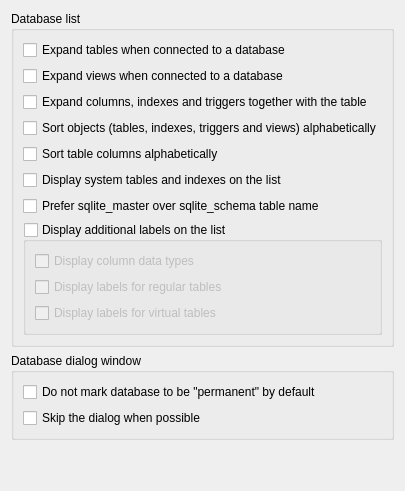
         <widget class="QWidget" name="databaseListPage">
          <layout class="QVBoxLayout" name="verticalLayout_36">
           <item>
            <widget class="QGroupBox" name="dbListGroup">
             <property name="title">
              <string>Database list</string>
             </property>
             <layout class="QGridLayout" name="gridLayout">
              <item row="1" column="0">
               <widget class="QCheckBox" name="expandTablesCheck">
                <property name="text">
                 <string>Expand tables when connected to a database</string>
                </property>
                <property name="cfg" stdset="0">
                 <string notr="true">DbList.ExpandTables</string>
                </property>
               </widget>
              </item>
              <item row="7" column="0">
               <widget class="QCheckBox" name="prefMasterOverSchemaCheck">
                <property name="toolTip">
                 <string>&lt;html&gt;&lt;head/&gt;&lt;body&gt;&lt;p&gt;By default, the database schema is accessed using the &lt;span style=&quot; font-family:'Courier New';&quot;&gt;sqlite_schema&lt;/span&gt; table name.&lt;br/&gt;Older SQLite versions used the &lt;span style=&quot; font-family:'Courier New';&quot;&gt;sqlite_master&lt;/span&gt; name, which is still supported as an alias.&lt;br/&gt;You can switch here to use the legacy name instead.&lt;/p&gt;&lt;/body&gt;&lt;/html&gt;</string>
                </property>
                <property name="text">
                 <string>Prefer sqlite_master over sqlite_schema table name</string>
                </property>
                <property name="cfg" stdset="0">
                 <string notr="true">General.PreferMasterOverSchema</string>
                </property>
               </widget>
              </item>
              <item row="5" column="0">
               <widget class="QCheckBox" name="sortColumns">
                <property name="toolTip">
                 <string>If switched off, then columns will be sorted in the order they are typed in CREATE TABLE statement.</string>
                </property>
                <property name="text">
                 <string>Sort table columns alphabetically</string>
                </property>
                <property name="cfg" stdset="0">
                 <string notr="true">DbList.SortColumns</string>
                </property>
               </widget>
              </item>
              <item row="3" column="0">
               <widget class="QCheckBox" name="expandColsIdxTrigCheck">
                <property name="toolTip">
                 <string>Expanding a table or view also expands the Columns, Indexes and Triggers nodes to show their contents.</string>
                </property>
                <property name="text">
                 <string>Expand columns, indexes and triggers together with the table</string>
                </property>
                <property name="cfg" stdset="0">
                 <string notr="true">DbList.ExpandSubNodes</string>
                </property>
               </widget>
              </item>
              <item row="4" column="0">
               <widget class="QCheckBox" name="sortObjects">
                <property name="toolTip">
                 <string>If this option is switched off, then objects will be sorted in order they appear in sqlite_master table (which is in order they were created)</string>
                </property>
                <property name="text">
                 <string>Sort objects (tables, indexes, triggers and views) alphabetically</string>
                </property>
                <property name="cfg" stdset="0">
                 <string notr="true">DbList.SortObjects</string>
                </property>
               </widget>
              </item>
              <item row="8" column="0">
               <widget class="QGroupBox" name="addLabelsGroup">
                <property name="toolTip">
                 <string>&lt;p&gt;Additional labels are those displayed next to the names on the databases list (they are blue, unless configured otherwise). Enabling this option will result in labels for databases, invalid databases and aggregated nodes (column group, index group, trigger group). For more labels see options below.&lt;p&gt;</string>
                </property>
                <property name="title">
                 <string>Display additional labels on the list</string>
                </property>
                <property name="checkable">
                 <bool>true</bool>
                </property>
                <property name="checked">
                 <bool>false</bool>
                </property>
                <property name="cfg" stdset="0">
                 <string notr="true">DbList.ShowDbTreeLabels</string>
                </property>
                <layout class="QVBoxLayout" name="verticalLayout_20">
                 <item>
                  <widget class="QCheckBox" name="columnTypeLabelsCheck">
                   <property name="toolTip">
                    <string>&lt;html&gt;&lt;head/&gt;&lt;body&gt;&lt;p&gt;Shows data type next to the column when Columns node is expanded.&lt;/p&gt;&lt;/body&gt;&lt;/html&gt;</string>
                   </property>
                   <property name="text">
                    <string>Display column data types</string>
                   </property>
                   <property name="cfg" stdset="0">
                    <string notr="true">DbList.ShowColumnTypeLabels</string>
                   </property>
                  </widget>
                 </item>
                 <item>
                  <widget class="QCheckBox" name="regularTableLabelsCheck">
                   <property name="toolTip">
                    <string>&lt;html&gt;&lt;head/&gt;&lt;body&gt;&lt;p&gt;Shows number of columns, indexes and triggers next to each table name.&lt;/p&gt;&lt;p&gt;Requires loading full schema for all tables. For databases with hundreds or thousands of tables, this can significantly impact performance.&lt;/p&gt;&lt;/body&gt;&lt;/html&gt;</string>
                   </property>
                   <property name="text">
                    <string>Display labels for regular tables</string>
                   </property>
                   <property name="cfg" stdset="0">
                    <string notr="true">DbList.ShowRegularTableLabels</string>
                   </property>
                  </widget>
                 </item>
                 <item>
                  <widget class="QCheckBox" name="virtTableLabelsCheck">
                   <property name="toolTip">
                    <string>Virtual tables will be marked with a 'virtual' label.</string>
                   </property>
                   <property name="text">
                    <string>Display labels for virtual tables</string>
                   </property>
                   <property name="cfg" stdset="0">
                    <string notr="true">DbList.ShowVirtualTableLabels</string>
                   </property>
                  </widget>
                 </item>
                </layout>
               </widget>
              </item>
              <item row="6" column="0">
               <widget class="QCheckBox" name="dispSystemTablesCheck">
                <property name="toolTip">
                 <string>&lt;html&gt;&lt;head/&gt;&lt;body&gt;&lt;p&gt;By default, system tables and indexes are hidden from the list.&lt;br/&gt;Enable this option to display internal SQLite objects, such as &lt;span style=&quot; font-family:'Courier New';&quot;&gt;sqlite_schema&lt;/span&gt; and auto-generated indexes.&lt;/p&gt;&lt;/body&gt;&lt;/html&gt;</string>
                </property>
                <property name="text">
                 <string>Display system tables and indexes on the list</string>
                </property>
                <property name="cfg" stdset="0">
                 <string notr="true">DbList.ShowSystemObjects</string>
                </property>
               </widget>
              </item>
              <item row="2" column="0">
               <widget class="QCheckBox" name="expandViewsCheck">
                <property name="text">
                 <string>Expand views when connected to a database</string>
                </property>
                <property name="cfg" stdset="0">
                 <string notr="true">DbList.ExpandViews</string>
                </property>
               </widget>
              </item>
             </layout>
            </widget>
           </item>
           <item>
            <widget class="QGroupBox" name="dbDialogGroup">
             <property name="title">
              <string>Database dialog window</string>
             </property>
             <layout class="QVBoxLayout" name="verticalLayout_37">
              <item>
               <widget class="QCheckBox" name="dontMarkDbAsDefaultCheck">
                <property name="toolTip">
                 <string>&lt;p&gt;When adding new database it is marked to be &quot;permanent&quot; (stored in configuration) by default. Checking this option makes every new database to NOT be &quot;permanent&quot; by default.&lt;/p&gt;</string>
                </property>
                <property name="text">
                 <string>Do not mark database to be &quot;permanent&quot; by default</string>
                </property>
                <property name="cfg" stdset="0">
                 <string notr="true">DbList.NewDbNotPermanentByDefault</string>
                </property>
               </widget>
              </item>
              <item>
               <widget class="QCheckBox" name="bypassDbDialogCheck">
                <property name="toolTip">
                 <string>&lt;html&gt;&lt;head/&gt;&lt;body&gt;&lt;p&gt;When enabled, database files will be added without showing the standard database dialog. If opening the database with default options fails (e.g. encrypted database or different driver required), the dialog will be shown so the options can be adjusted. When disabled, the dialog will always be shown.&lt;/p&gt;&lt;/body&gt;&lt;/html&gt;</string>
                </property>
                <property name="text">
                 <string>Skip the dialog when possible</string>
                </property>
                <property name="cfg" stdset="0">
                 <string notr="true">DbList.BypassDbDialogWhenPossible</string>
                </property>
               </widget>
              </item>
             </layout>
            </widget>
           </item>
           <item>
            <spacer name="verticalSpacer_4">
             <property name="orientation">
              <enum>Qt::Orientation::Vertical</enum>
             </property>
             <property name="sizeHint" stdset="0">
              <size>
               <width>20</width>
               <height>40</height>
              </size>
             </property>
            </spacer>
           </item>
          </layout>
         </widget>
